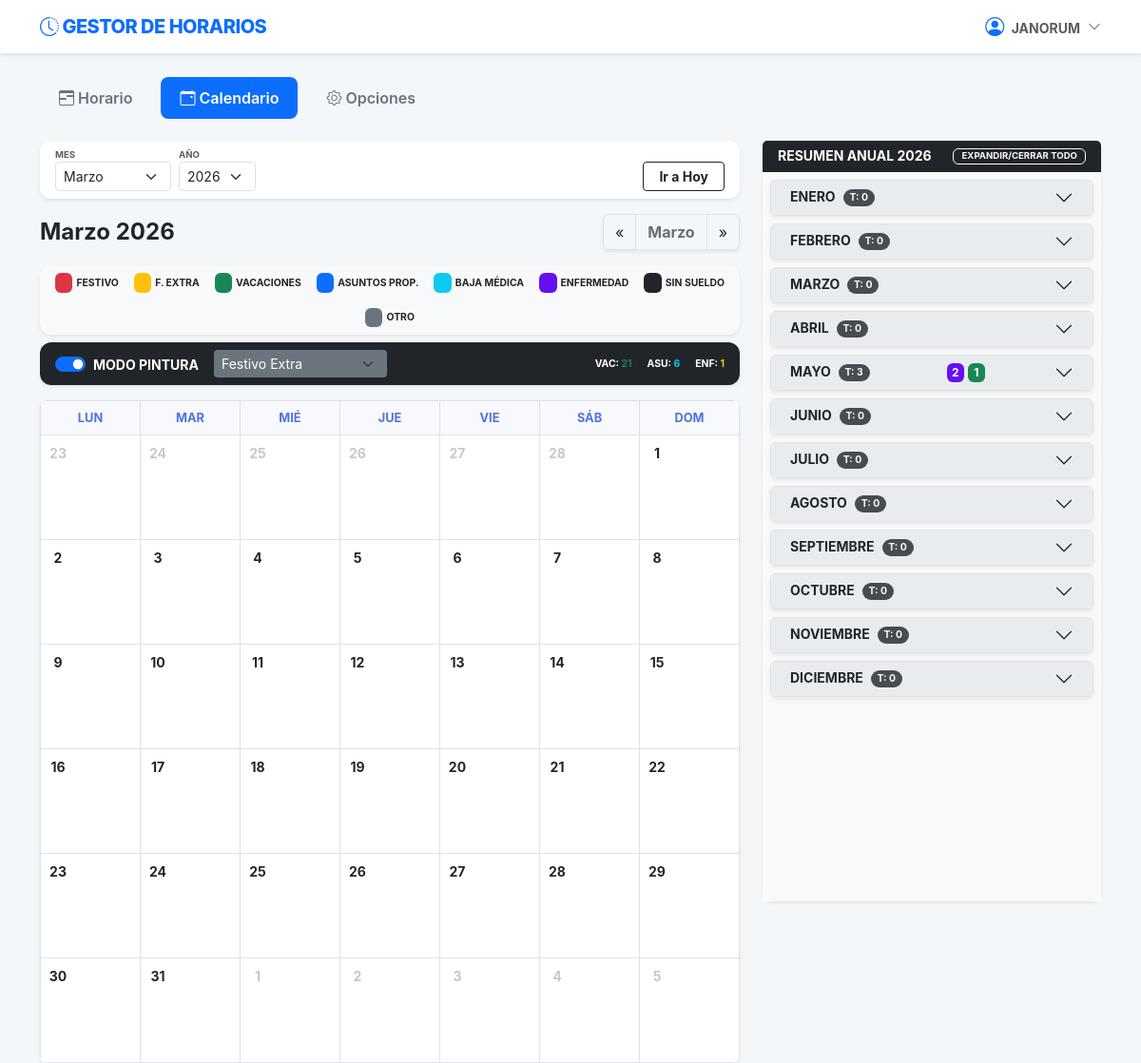
Page /calendario/?mes=3&año=2026 (signed in) on the committed database.
### apps/opciones/models.py (models this page shows, shortened)
class SaldoDias(models.Model):
    usuario = models.ForeignKey(User, on_delete=models.CASCADE, related_name='saldos')
    anio = models.IntegerField(default=2026)
    vacaciones_libres_totales = models.IntegerField(default=4)
    vacaciones_bloques_totales = models.IntegerField(default=18)
    asuntos_propios_totales = models.IntegerField(default=6)
    enfermedad_sin_justificar_totales = models.IntegerField(default=3)
    vacaciones_libres_disfrutadas = models.IntegerField(default=0)
    vacaciones_bloques_disfrutadas = models.IntegerField(default=0)
    asuntos_disfrutados = models.IntegerField(default=0)
    enfermedad_sin_justificar_disfrutados = models.IntegerField(default=0)
    class Meta:
        unique_together = ['usuario', 'anio']
        verbose_name = "Saldo de Días"
        verbose_name_plural = "Saldos de Días"
    @property
    def vacaciones_totales(self):
        return self.vacaciones_libres_totales + self.vacaciones_bloques_totales
    @property
    def vacaciones_disfrutadas(self):
        return self.vacaciones_libres_disfrutadas + self.vacaciones_bloques_disfrutadas
    @property
    def vacaciones_restantes(self):
        return max(0, self.vacaciones_totales - self.vacaciones_disfrutadas)
    @property
    def asuntos_restantes(self):
        return max(0, self.asuntos_propios_totales - self.asuntos_disfrutados)
    @property
    def enfermedad_sin_justificar_restantes(self):
        return max(0, self.enfermedad_sin_justificar_totales - self.enfermedad_sin_justificar_disfrutados)

### apps/calendario/views.py (the view)
# urls.py: path('', views.CalendarioView.as_view(), name='ver_calendario'),
class CalendarioView(LoginRequiredMixin, View):
    template_name = 'calendario/calendario.html'
    def get(self, request, *args, **kwargs):
        hoy = date.today()
        try:
            año = int(request.GET.get('año', hoy.year))
            mes = int(request.GET.get('mes', hoy.month))
        except ValueError:
            año, mes = hoy.year, hoy.month
        if mes > 12:
            mes = 1
            año += 1
        elif mes < 1:
            mes = 12
            año -= 1
        datos = CalendarioService.obtener_mes(año, mes, request.user)
        nombres_meses = [
            "Enero", "Febrero", "Marzo", "Abril", "Mayo", "Junio",
            "Julio", "Agosto", "Septiembre", "Octubre", "Noviembre", "Diciembre"
        ]
        context = {
            'semanas': datos['semanas'],
            'resumen_anual': datos['resumen_anual'],
            'tipos_opciones': datos['tipos_opciones'],
            'saldo': datos['saldo'],  # Objeto con vacaciones_restantes y asuntos_restantes
            'nombre_mes': nombres_meses[mes-1],
            'año': año,
            'mes': mes,
            'range_años': range(hoy.year - 5, hoy.year + 6),
            'año_hoy': hoy.year,
            'mes_hoy': hoy.month,
            'usuario': request.user,
        }
        return render(request, self.template_name, context)

### apps/calendario/templates/calendario/calendario.html (shortened to what this page needs)
{% extends "base.html" %}
{% block content %}
<div class="row g-4">
    <div class="col-xl-8">
        <div class="card shadow-sm border-0 mb-3 bg-white">
            <div class="card-body py-2">
                <form method="GET" class="row g-2 align-items-center">
                    <div class="col-auto">
                        <label class="small fw-bold text-muted text-uppercase" style="font-size: 0.6rem; display: block;">Mes</label>
                        <select name="mes" class="form-select form-select-sm" onchange="this.form.submit()">
                            <option value="3" {% if mes == 3 %}selected{% endif %}>Marzo</option>
                        </select>
                    </div>
                    <div class="col-auto">
                        <label class="small fw-bold text-muted text-uppercase" style="font-size: 0.6rem; display: block;">Año</label>
                        <select name="año" class="form-select form-select-sm" onchange="this.form.submit()">
                            {% for a in range_años %}
                                <option value="{{ a }}" {% if año == a %}selected{% endif %}>{{ a }}</option>
                            {% endfor %}
                        </select>
                    </div>
                    <div class="col-auto ms-auto align-self-end">
                        <a href="?mes={{ mes_hoy }}&año={{ año_hoy }}" class="btn btn-sm btn-outline-dark fw-bold px-3">Ir a Hoy</a>
                    </div>
                </form>
            </div>
        </div>
        <div class="d-flex justify-content-between align-items-center mb-3">
            <h4 class="fw-bold mb-0 text-dark">{{ nombre_mes }} {{ año }}</h4>
            <div class="btn-group shadow-sm">
                <a href="?mes={{ mes|add:'-1' }}&año={{ año }}" class="btn btn-white border">&laquo;</a>
                <button class="btn btn-white border fw-bold" disabled>{{ nombre_mes }}</button>
                <a href="?mes={{ mes|add:'1' }}&año={{ año }}" class="btn btn-white border">&raquo;</a>
            </div>
        </div>
        <div class="card shadow-sm border-0 mb-2 bg-light">
            <div class="card-body p-2 d-flex flex-wrap justify-content-center gap-3">
                <div class="d-flex align-items-center"><span class="badge FESTIVO me-1">&nbsp;</span> <small class="fw-bold" style="font-size: 0.65rem;">FESTIVO</small></div>
                <div class="d-flex align-items-center"><span class="badge FESTIVO_EXTRA me-1">&nbsp;</span> <small class="fw-bold" style="font-size: 0.65rem;">F. EXTRA</small></div>
                <div class="d-flex align-items-center"><span class="badge VACACIONES me-1">&nbsp;</span> <small class="fw-bold" style="font-size: 0.65rem;">VACACIONES</small></div>
                <div class="d-flex align-items-center"><span class="badge ASUNTOS_PROPIOS me-1">&nbsp;</span> <small class="fw-bold" style="font-size: 0.65rem;">ASUNTOS PROP.</small></div>
                <div class="d-flex align-items-center"><span class="badge BAJA me-1">&nbsp;</span> <small class="fw-bold" style="font-size: 0.65rem;">BAJA MÉDICA</small></div>
                <div class="d-flex align-items-center"><span class="badge ENFERMEDAD me-1">&nbsp;</span> <small class="fw-bold" style="font-size: 0.65rem;">ENFERMEDAD</small></div>
                <div class="d-flex align-items-center"><span class="badge SIN_SUELDO me-1">&nbsp;</span> <small class="fw-bold" style="font-size: 0.65rem;">SIN SUELDO</small></div>
                <div class="d-flex align-items-center"><span class="badge OTRO me-1">&nbsp;</span> <small class="fw-bold" style="font-size: 0.65rem;">OTRO</small></div>
            </div>
        </div>
        <div class="card shadow-sm border-0 mb-3 bg-dark text-white">
            <div class="card-body py-2 d-flex align-items-center justify-content-between">
                <div class="d-flex align-items-center gap-3">
                    <div class="form-check form-switch m-0">
                        <input class="form-check-input" type="checkbox" id="switchModoPintar" onchange="toggleModoPintar()" checked>
                        <label class="form-check-label small fw-bold text-uppercase" for="switchModoPintar">Modo Pintura</label>
                    </div>
                    <select id="pincelTipo" class="form-select form-select-sm bg-secondary text-white border-0" style="width: auto;" onchange="resetSeleccionBloque()">
                        {% for valor, etiqueta in tipos_opciones %}
                        <option value="{{ valor }}">{{ etiqueta }}</option>
                        {% endfor %}
                    </select>
                </div>
                <div class="small fw-bold text-uppercase d-flex gap-3" style="font-size: 0.65rem;">
                    <span>VAC: <span id="val-vac" class="text-success">{{ saldo.vacaciones_restantes }}</span></span>
                    <span>ASU: <span id="val-asu" class="text-info">{{ saldo.asuntos_restantes }}</span></span>
                    <span>ENF: <span id="val-enf" class="text-warning">{{ saldo.enfermedad_sin_justificar_restantes }}</span></span>
                </div>
            </div>
        </div>
        <div class="card shadow-sm border-0 rounded-3 overflow-hidden" id="contenedorCalendario">
            <table class="table table-bordered mb-0 text-center" style="table-layout: fixed; user-select: none;">
                <thead class="bg-light small fw-bold text-muted">
                    <tr>
                        <th>LUN</th><th>MAR</th><th>MIÉ</th><th>JUE</th><th>VIE</th><th>SÁB</th><th>DOM</th>
                    </tr>
                </thead>
                <tbody>
                    {% for semana in semanas %}
                    <tr style="height: 110px;">
                        {% for dia in semana %}
                        <td id="celda-{{ dia.fecha }}"
                            class="p-0 position-relative dia-calendario modo-pincel {{ dia.tipo_raw }} {% if not dia.es_mes_actual %}opacity-25{% endif %} {% if dia.es_hoy %}dia-hoy{% endif %}"
                            style="cursor: pointer; vertical-align: top;"
                            data-fecha="{{ dia.fecha }}"
                            data-dia-semana="{{ forloop.counter }}"
                            data-es-oficial="{{ dia.es_oficial|yesno:'true,false' }}"
                            onmousedown="iniciarArrastre(this)"
                            onmouseenter="pintarEnArrastre(this)"
                            onclick="manejadorClickDia(this)">
                            <div class="p-1 h-100 d-flex flex-column text-start pointer-none">
                                <div class="d-flex justify-content-between align-items-start mb-1">
                                    <span class="fw-bold small numero-dia">{{ dia.dia }}</span>
                                </div>
                            </div>
                        </td>
                        {% endfor %}
                    </tr>
                    {% endfor %}
                </tbody>
            </table>
        </div>
    </div>
    <div class="col-xl-4">
        <div class="card shadow-sm border-0 h-100 d-flex flex-column" style="max-height: 800px;">
            <div class="card-header bg-dark text-white py-2 d-flex justify-content-between align-items-center border-0">
                <h6 class="mb-0 small fw-bold text-uppercase">Resumen Anual {{ año }}</h6>
                <button class="btn btn-xs btn-outline-light py-0 px-2 fw-bold" style="font-size: 0.6rem;" onclick="toggleTodosAcordeones()">
                    EXPANDIR/CERRAR TODO
                </button>
            </div>
            <div class="card-body p-0 overflow-auto bg-light">
                <div class="accordion accordion-flush p-2" id="accFestivos">
                    {% for mes_nombre, info in resumen_anual.items %}
                    <div class="accordion-item border rounded shadow-sm mb-2 overflow-hidden item-mes-resumen" id="mes-resumen-{{ forloop.counter }}">
                        <h2 class="accordion-header">
                            <button class="accordion-button collapsed py-2 d-flex align-items-center bg-custom-mes text-dark shadow-none border-0" type="button" data-bs-toggle="collapse" data-bs-target="#m{{ forloop.counter }}">
                                <span class="fw-bold small me-2">{{ mes_nombre|upper }}</span>
                                <span class="badge bg-dark rounded-pill me-auto badge-total" style="font-size: 0.65rem; opacity: 0.8; color: white !important;">T: {{ info.eventos|length }}</span>
                                <div class="d-flex gap-1 ms-2 container-badges">
                                    {% for tipo, cantidad in info.conteos.items %}
                                        <span class="badge {{ tipo }} p-1 badge-conteo" data-tipo="{{ tipo }}" style="min-width: 18px;">{{ cantidad }}</span>
                                    {% endfor %}
                                </div>
                            </button>
                        </h2>
                    </div>
                    {% endfor %}
                </div>
            </div>
        </div>
    </div>
</div>
{% endblock %}

### templates/base.html (shortened to what this page needs)
<!DOCTYPE html>
<html lang="es">
<head>
    <link href="https://cdn.jsdelivr.net/npm/bootstrap@5.3.0/dist/css/bootstrap.min.css" rel="stylesheet">
    <link rel="stylesheet" href="https://cdn.jsdelivr.net/npm/bootstrap-icons@1.11.0/font/bootstrap-icons.css">
</head>
<body>
<nav class="navbar navbar-expand-lg navbar-light mb-4 shadow-sm">
    <div class="container">
        <a class="navbar-brand" href="{% if user.is_authenticated %}{% url 'horario:ver_horario' %}{% else %}{% url 'login' %}{% endif %}">
            <i class="bi bi-clock-history"></i> GESTOR DE HORARIOS
        </a>
        <div class="ms-auto d-flex align-items-center">
            {% if user.is_authenticated %}
                <div class="dropdown user-dropdown">
                    <a class="dropdown-toggle d-flex align-items-center text-muted" id="userMenu" data-bs-toggle="dropdown" aria-expanded="false">
                        <span class="small fw-bold text-uppercase me-2">
                            <i class="bi bi-person-circle text-primary fs-5 me-1"></i> {{ user.username }}
                        </span>
                        <i class="bi bi-chevron-down small"></i>
                    </a>
                </div>
            {% else %}
                <a href="{% url 'login' %}" class="btn btn-sm btn-primary fw-bold px-4">ENTRAR</a>
            {% endif %}
        </div>
    </div>
</nav>
<div class="container">
    {% if user.is_authenticated %}
    <ul class="nav nav-tabs mb-4" id="mainTabs">
        <li class="nav-item">
            <a class="nav-link {% if request.resolver_match.app_name == 'horario' %}active{% endif %}"
               href="{% url 'horario:ver_horario' %}">
               <i class="bi bi-calendar3-range"></i> Horario
            </a>
        </li>
        <li class="nav-item">
            <a class="nav-link {% if request.resolver_match.app_name == 'calendario' %}active{% endif %}"
               href="{% url 'calendario:ver_calendario' %}">
               <i class="bi bi-calendar-event"></i> Calendario
            </a>
        </li>
        <li class="nav-item">
            <a class="nav-link {% if request.resolver_match.app_name == 'opciones' and request.resolver_match.url_name != 'perfil' %}active{% endif %}"
               href="{% url 'opciones:main' %}">
                <i class="bi bi-gear"></i> Opciones
            </a>
        </li>
    </ul>
    {% endif %}
    {% block content %}{% endblock %}
</div>
</body>
</html>

### rows in the picture
SaldoDias: vacaciones_restantes "21", asuntos_restantes "6", enfermedad_sin_justificar_restantes "1"

### other values in the picture
{{ user.username }} "JANORUM"
{{ nombre_mes }} "Marzo"
{{ año }} "2026"
{{ dia.dia }} "23" "24" "25" "26" "27" "28" "1" "2" "3" "4" "5" "6" "7" "8" "9" "10" "11" "12" "13" "14" "15" "16" "17" "18" "19" "20" "21" "22" "23" "24" "25" "26" "27" "28" "29" "30" "31" "1" "2" "3" "4" "5"
{{ mes_nombre|upper }} "ENERO" "FEBRERO" "MARZO" "ABRIL" "MAYO" "JUNIO" "JULIO" "AGOSTO" "SEPTIEMBRE" "OCTUBRE" "NOVIEMBRE" "DICIEMBRE"
{{ info.eventos|length }} "0" "0" "0" "0" "3" "0" "0" "0" "0" "0" "0" "0"
{{ cantidad }} "2" "1"
form field año "2026"
form field value "Festivo Extra"
